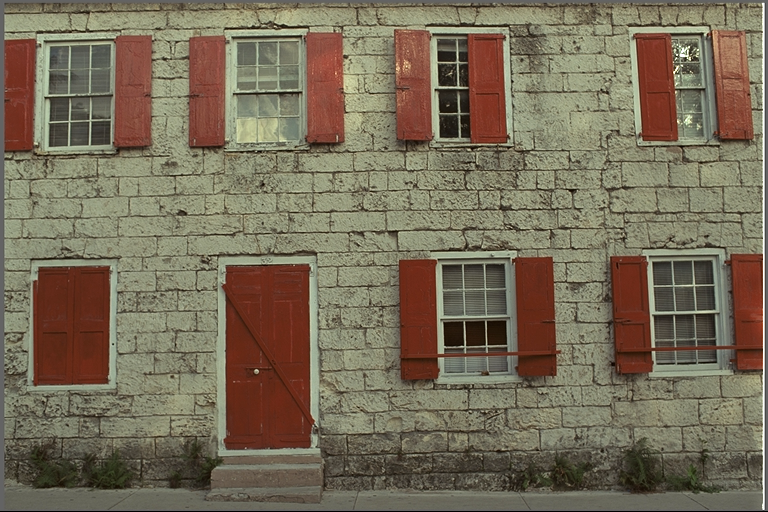
#> input picture code/figuras/img/1.png, 768 x 512 px, given in place of 5.png, which was not available
$ jupyter execute --allow-errors comparison_analysis.ipynb
#> lines starting #> are read from the running program, lines starting #| are printed output that depends on the picture; pictures that were not available may be replaced by others from this repository, and a replacement may not be noted
[cell 1]
import pandas as pd
import numpy as np
import matplotlib.pyplot as plt
import seaborn as sns

import os
import sys

df = pd.read_csv('all_img_noise.csv')
#> (reads code/comparison/all_img_noise.csv from the repository)
df.head()

[cell 2]
# plot heatmap for each method and each corr

def get_heatmap(i,  df=df):
#> called with i = 4
    df_0 = df[df['img'] ==i]
    df_0.head()
    img_path = f'./img/{i+1}.png'
    plt.imshow(plt.imread(img_path), cmap='gray')
    plt.show()

    fig, axs = plt.subplots(3, 2, figsize=(20, 20))
    plt.subplots_adjust(wspace=0.2, hspace=0.2)

    methods = ['full', 'hist']

    corrs = ['dcor', 'mic_e', 'pearson']

    # plot img


    for i in range(3):
        for j in range(2):
                df_corr = df_0[df_0['method'] == methods[j]]
                df_corr = df_corr[['img_a', 'img_b', corrs[i]]]
                df_corr['img_a'] = df_corr['img_a'].apply(lambda x: x.split('_')[-1])
                df_corr['img_b'] = df_corr['img_b'].apply(lambda x: x.split('_')[-1])
                # sort values in bw, low, mid, high order
                df_corr['img_a'] = pd.Categorical(df_corr['img_a'], categories=['bw', 'low', 'mid', 'high'], ordered=True)
                df_corr['img_b'] = pd.Categorical(df_corr['img_b'], categories=['bw', 'low', 'mid', 'high'], ordered=True)
                df_corr = df_corr.sort_values(['img_a', 'img_b'])

                # heatmao img_a vs img_b
                #replace nan with 0
                df_corr = df_corr.pivot(index='img_a', columns='img_b', values=corrs[i])
                df_corr.fillna(0, inplace=True)
                # mirror values in matrix
                df_corr = df_corr + df_corr.T - np.diag(df_corr.values.diagonal())
                # heatma between 0 and 1
                sns.heatmap(df_corr, cmap="rocket_r", ax=axs[i][j], vmin=0, vmax=1)
                axs[i][j].set_title(methods[j] + ' ' + corrs[i])
                axs[i][j].set_xlabel('img_a')
                axs[i][j].set_ylabel('img_b')

    plt.savefig('./figs/heatmap_1.png')
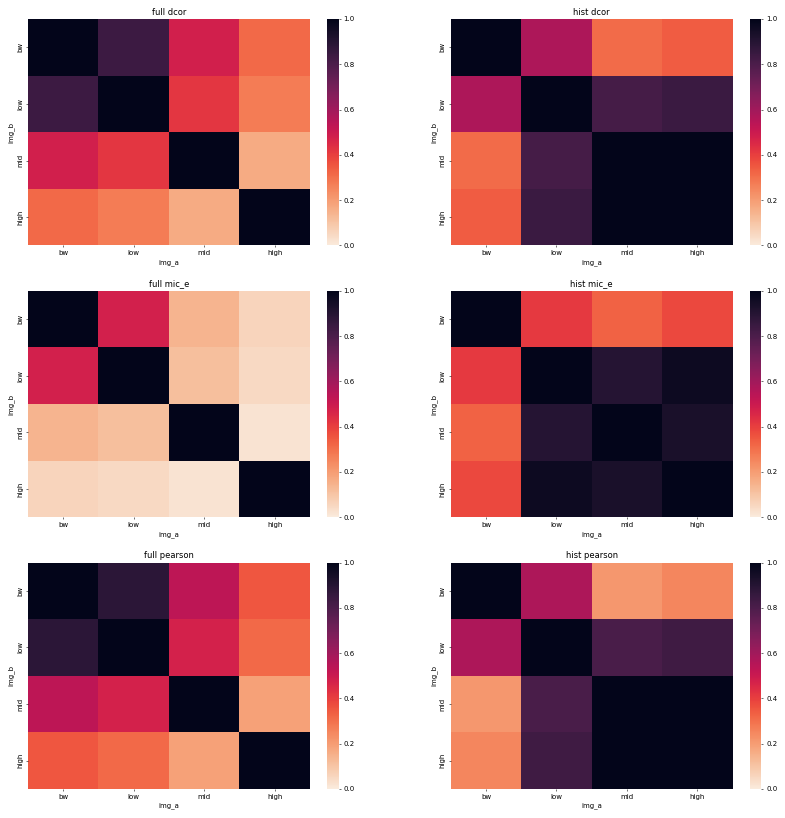
#> figure drawn by matplotlib, 12 panels
    plt.show()


# plot heatmap for each method and each corr

[cell 3]
get_heatmap(4)

[cell 4]
# plot heatmap for each method and each corr

i = 1
df_0 = df[df['img'] ==i]
df_0.head()
img_path = f'./img/{i+1}.png'
plt.imshow(plt.imread(img_path), cmap='gray')
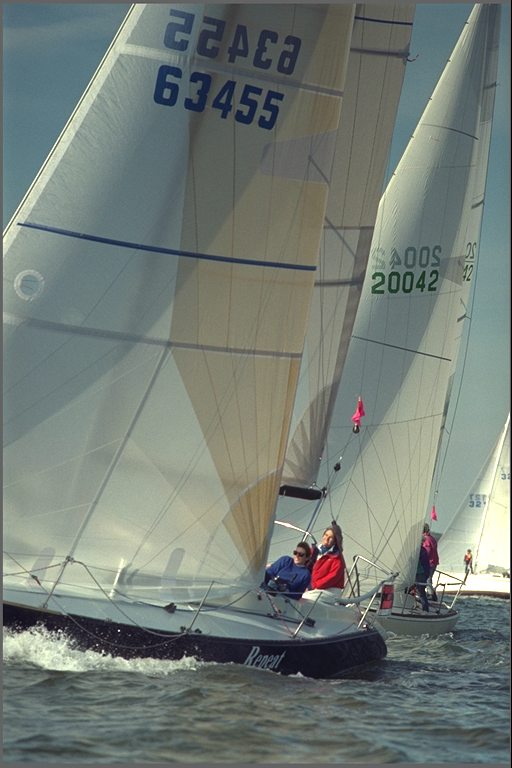
#> input picture code/figuras/img/10.png, 512 x 768 px, given in place of 2.png, which was not available
plt.show()

fig, axs = plt.subplots(3, 2, figsize=(20, 20))
plt.subplots_adjust(wspace=0.2, hspace=0.2)

methods = ['full', 'hist']

corrs = ['dcor', 'mic_e', 'pearson']

# plot img


for i in range(3):
    for j in range(2):
            df_corr = df_0[df_0['method'] == methods[j]]
            df_corr = df_corr[['img_a', 'img_b', corrs[i]]]
            df_corr['img_a'] = df_corr['img_a'].apply(lambda x: x.split('_')[-1])
            df_corr['img_b'] = df_corr['img_b'].apply(lambda x: x.split('_')[-1])
            # sort values in bw, low, mid, high order
            df_corr['img_a'] = pd.Categorical(df_corr['img_a'], categories=['bw', 'low', 'mid', 'high'], ordered=True)
            df_corr['img_b'] = pd.Categorical(df_corr['img_b'], categories=['bw', 'low', 'mid', 'high'], ordered=True)
            df_corr = df_corr.sort_values(['img_a', 'img_b'])

            # heatmao img_a vs img_b
            #replace nan with 0
            df_corr = df_corr.pivot(index='img_a', columns='img_b', values=corrs[i])
            df_corr.fillna(0, inplace=True)
            # mirror values in matrix
            df_corr = df_corr + df_corr.T - np.diag(df_corr.values.diagonal())
            # heatma between 0 and 1
            sns.heatmap(df_corr, cmap="rocket_r", ax=axs[i][j], vmin=0, vmax=1)
            axs[i][j].set_title(methods[j] + ' ' + corrs[i])
            axs[i][j].set_xlabel('img_a')
            axs[i][j].set_ylabel('img_b')

plt.savefig('./figs/heatmap_2.png')
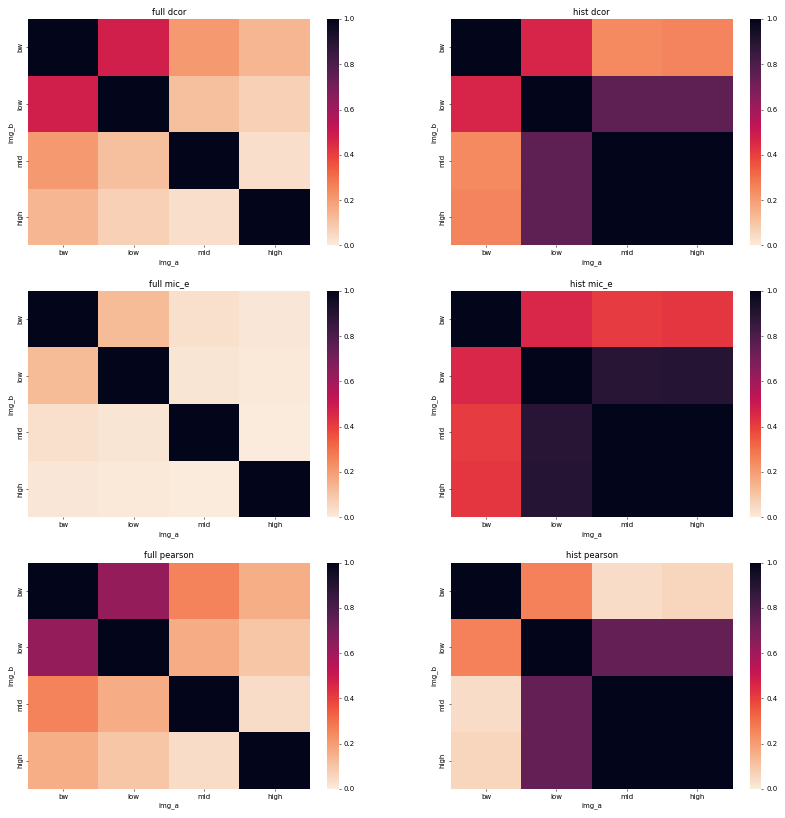
#> figure drawn by matplotlib, 12 panels
plt.show()

[cell 5]
# plot heatmap for each method and each corr

i = 12
df_0 = df[df['img'] ==i]
df_0.head()
img_path = f'./img/{i+1}.png'
plt.imshow(plt.imread(img_path), cmap='gray')
plt.show()

fig, axs = plt.subplots(3, 2, figsize=(20, 20))
plt.subplots_adjust(wspace=0.2, hspace=0.2)

methods = ['full', 'hist']

corrs = ['dcor', 'mic_e', 'pearson']

# plot img


for i in range(3):
    for j in range(2):
            df_corr = df_0[df_0['method'] == methods[j]]
            df_corr = df_corr[['img_a', 'img_b', corrs[i]]]
            df_corr['img_a'] = df_corr['img_a'].apply(lambda x: x.split('_')[-1])
            df_corr['img_b'] = df_corr['img_b'].apply(lambda x: x.split('_')[-1])
            # sort values in bw, low, mid, high order
            df_corr['img_a'] = pd.Categorical(df_corr['img_a'], categories=['bw', 'low', 'mid', 'high'], ordered=True)
            df_corr['img_b'] = pd.Categorical(df_corr['img_b'], categories=['bw', 'low', 'mid', 'high'], ordered=True)
            df_corr = df_corr.sort_values(['img_a', 'img_b'])

            # heatmao img_a vs img_b
            #replace nan with 0
            df_corr = df_corr.pivot(index='img_a', columns='img_b', values=corrs[i])
            df_corr.fillna(0, inplace=True)
            # mirror values in matrix
            df_corr = df_corr + df_corr.T - np.diag(df_corr.values.diagonal())
            # heatma between 0 and 1
            sns.heatmap(df_corr, cmap="rocket_r", ax=axs[i][j], vmin=0, vmax=1)
            axs[i][j].set_title(methods[j] + ' ' + corrs[i])
            axs[i][j].set_xlabel('img_a')
            axs[i][j].set_ylabel('img_b')

plt.savefig('./figs/heatmap_13.png')
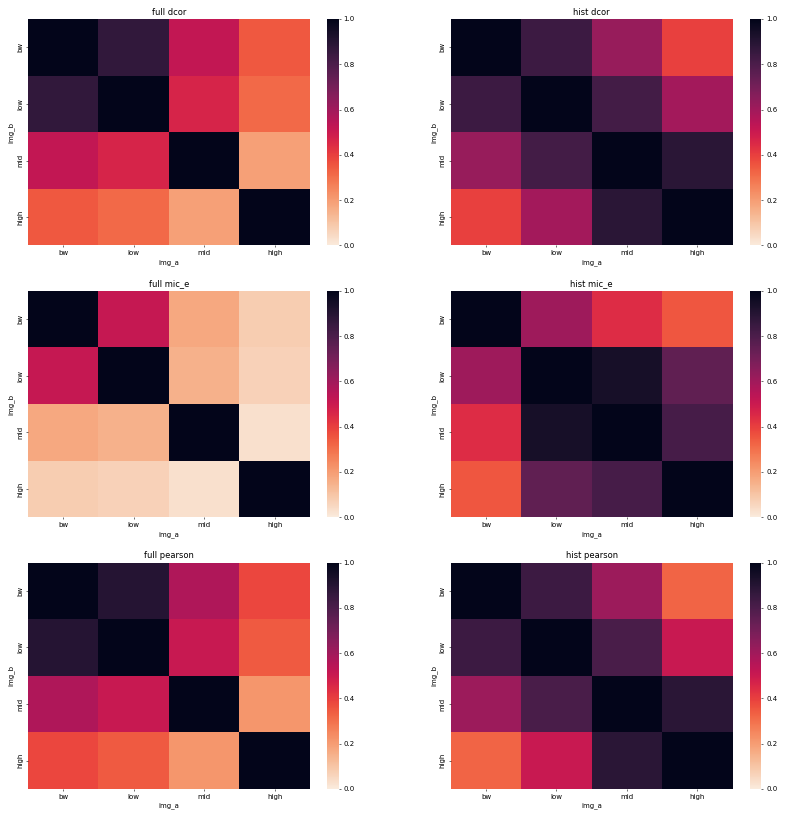
#> figure drawn by matplotlib, 12 panels
plt.show()
